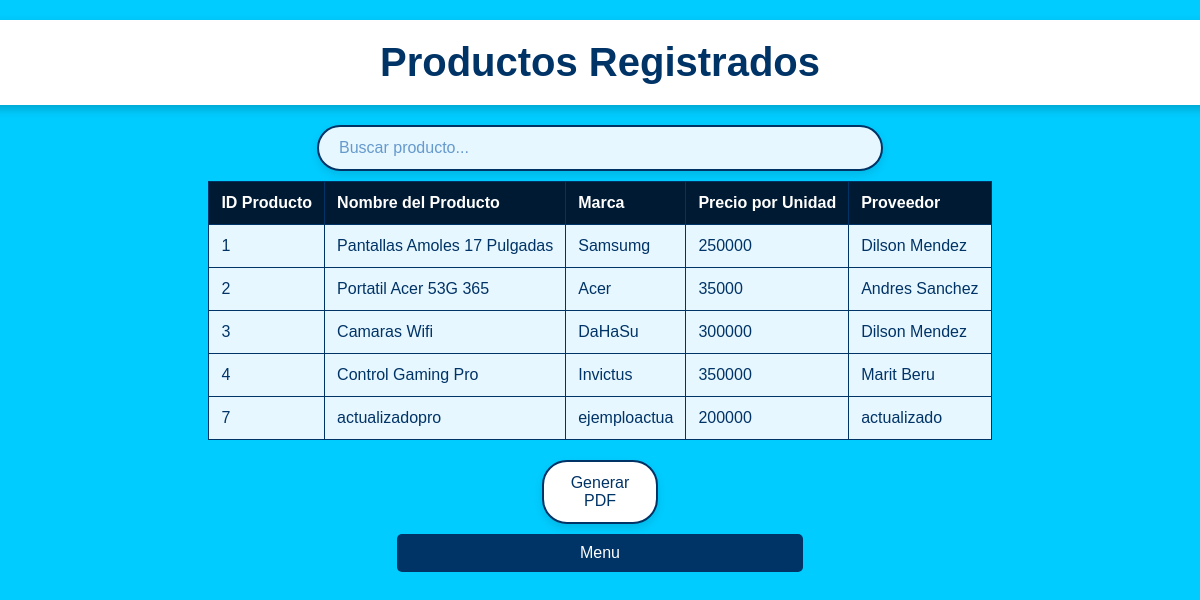
Page /Vista/visualizarProductos.php on the committed database.
### tables this page shows
CREATE TABLE `producto` (
  `idusuario` int(11) NOT NULL,
  `idproducto` int(11) NOT NULL,
  `idproveedor` int(11) NOT NULL,
  `nombreproducto` varchar(100) NOT NULL,
  `marca` varchar(45) NOT NULL,
  `preciounidad` varchar(45) NOT NULL
);

CREATE TABLE `proveedor` (
  `idusuario` int(11) NOT NULL,
  `idproveedor` int(11) NOT NULL,
  `nombreproveedor` varchar(45) NOT NULL,
  `telefono` varchar(45) NOT NULL
);

### Controlador/VisualizacionController.php (called while the page is built, shortened)
<?php
require_once '../Modelo/Conexion.php';
require_once '../Modelo/Productos.php';
class VisualizacionController
{
    public function __construct()
    {
        $conexion = new Conexion();
    }
    public function obtenerProductos()
    {
        $producto = new Producto();
        $sql = "SELECT p.idusuario, p.idproducto, p.nombreproducto, p.marca, p.preciounidad,
                       pr.nombreproveedor
                FROM producto p
                JOIN proveedor pr ON p.idproveedor = pr.idproveedor";
        $stmt = $producto->conn->prepare($sql);
        $stmt->execute();
        return $stmt->fetchAll(PDO::FETCH_ASSOC);
    }
}

### Modelo/Conexion.php (called while the page is built, shortened)
<?php
class Conexion {
    private $host = 'sql209.infinityfree.com';
    private $db_name = 'if0_37745487_vdesisgeditecphp';
    private $username = 'if0_37745487';
    private $password = 'G0dEfe6Vn38qbvu';
    public function conectar() {
        $this->conn = null;
        try {
            $this->conn = new PDO("mysql:host=" . $this->host . ";dbname=" . $this->db_name, $this->username, $this->password);
            $this->conn->setAttribute(PDO::ATTR_ERRMODE, PDO::ERRMODE_EXCEPTION);
        } catch(PDOException $exception) {
            echo "Error de conexión: " . $exception->getMessage();
        }
        return $this->conn;
    }
}
?>

### Modelo/Productos.php (called while the page is built, shortened)
<?php
require_once 'Conexion.php';
class Producto {
    public function __construct() {
        $conexion = new Conexion();
        $this->conn = $conexion->conectar();
    }
}

### Vista/visualizarProductos.php (the view, shortened to what this page needs)
<?php
require_once '../Controlador/VisualizacionController.php';
$controller = new VisualizacionController();
$productos = $controller->obtenerProductos();
?>
<!DOCTYPE html>
<html lang="es">
<head>
    <link rel="stylesheet" href="../Style/Visualizacion.css">
</head>
<body>
    <div class="h1container">
        <h1>Productos Registrados</h1>
    </div>
    <input type="text" id="searchInput" class="barrabusqueda" placeholder="Buscar producto..." onkeyup="filtrarProductos()">
    <div class="button-container">
        <table id="productosTable">
            <thead>
                <tr>
                    <th>ID Producto</th>
                    <th>Nombre del Producto</th>
                    <th>Marca</th>
                    <th>Precio por Unidad</th>
                    <th>Proveedor</th>
                </tr>
            </thead>
            <tbody id="productoTableBody">
                <?php if (!empty($productos)): ?>
                    <?php foreach ($productos as $producto): ?>
                        <tr>
                            <td><?php echo htmlspecialchars($producto['idproducto']); ?></td>
                            <td><?php echo htmlspecialchars($producto['nombreproducto']); ?></td>
                            <td><?php echo htmlspecialchars($producto['marca']); ?></td>
                            <td><?php echo htmlspecialchars($producto['preciounidad']); ?></td>
                            <td><?php echo htmlspecialchars($producto['nombreproveedor']); ?></td>
                        </tr>
                    <?php endforeach; ?>
                <?php else: ?>
                    <tr>
                        <td colspan="5" style="text-align:center;">No hay productos registrados</td>
                    </tr>
                <?php endif; ?>
            </tbody>
        </table>
    </div>
    <button type="button" class="buttonpdf" onclick="exportarPDF()">Generar PDF</button>
    <button type="button" class="menu-button" onclick="MenuSegunUsuario()">Menu</button>
</body>
</html>

### Style/Visualizacion.css (style rules this page uses)
body { font-family: Arial, sans-serif; background-color: #00ccff; color: #003366; display: flex; flex-direction: column; align-items: center; padding: 20px; margin: 0; }
.h1container { background-color: #ffffff; padding: 20px 40px; border-radius: 8px; box-shadow: 0px 4px 10px rgba(0, 0, 0, 0.2); margin-bottom: 20px; width: 100%; max-width: 1200px; text-align: center; }
h1 { color: #003366; font-size: 2.5em; margin: 0; }
table { width: 100%; border-collapse: collapse; margin-top: 10px; }
table th, table td { padding: 12px; border: 1px solid #003366; text-align: left; color: #ffffff; background-color: #003366; }
table th { background-color: #001a33; }
table td { color: #003366; background-color: #e6f7ff; }
.button, .menu-button { background-color: #003366; color: #ffffff; border: none; padding: 10px 20px; border-radius: 5px; font-size: 1em; cursor: pointer; width: 35%; margin-top: 10px; }
.barrabusqueda { padding: 12px 20px; width: 45%; font-size: 1em; border-radius: 25px; border: 2px solid #003366; background-color: #e6f7ff; color: #003366; box-shadow: 0px 4px 8px rgba(0, 0, 0, 0.1); transition: all 0.3s ease; }
.barrabusqueda::placeholder { color: #6699cc; }
.buttonpdf { padding: 12px 20px; width: 10%; font-size: 1em; border-radius: 25px; border: 2px solid #003366; background-color: #ffffff; color: #003366; box-shadow: 0px 4px 8px rgba(0, 0, 0, 0.1); transition: all 0.3s ease; margin-top: 20px; margin-left: auto; margin-right: auto; display: block; }

### rows in the picture
producto: idproducto "1", nombreproducto "Pantallas Amoles 17 Pulgadas", marca "Samsumg", preciounidad "250000", idproveedor.nombreproveedor "Dilson Mendez"
producto: idproducto "2", nombreproducto "Portatil Acer 53G 365", marca "Acer", preciounidad "35000", idproveedor.nombreproveedor "Andres Sanchez"
producto: idproducto "3", nombreproducto "Camaras Wifi", marca "DaHaSu", preciounidad "300000", idproveedor.nombreproveedor "Dilson Mendez"
producto: idproducto "4", nombreproducto "Control Gaming Pro", marca "Invictus", preciounidad "350000", idproveedor.nombreproveedor "Marit Beru"
producto: idproducto "7", nombreproducto "actualizadopro", marca "ejemploactua", preciounidad "200000", idproveedor.nombreproveedor "actualizado"
